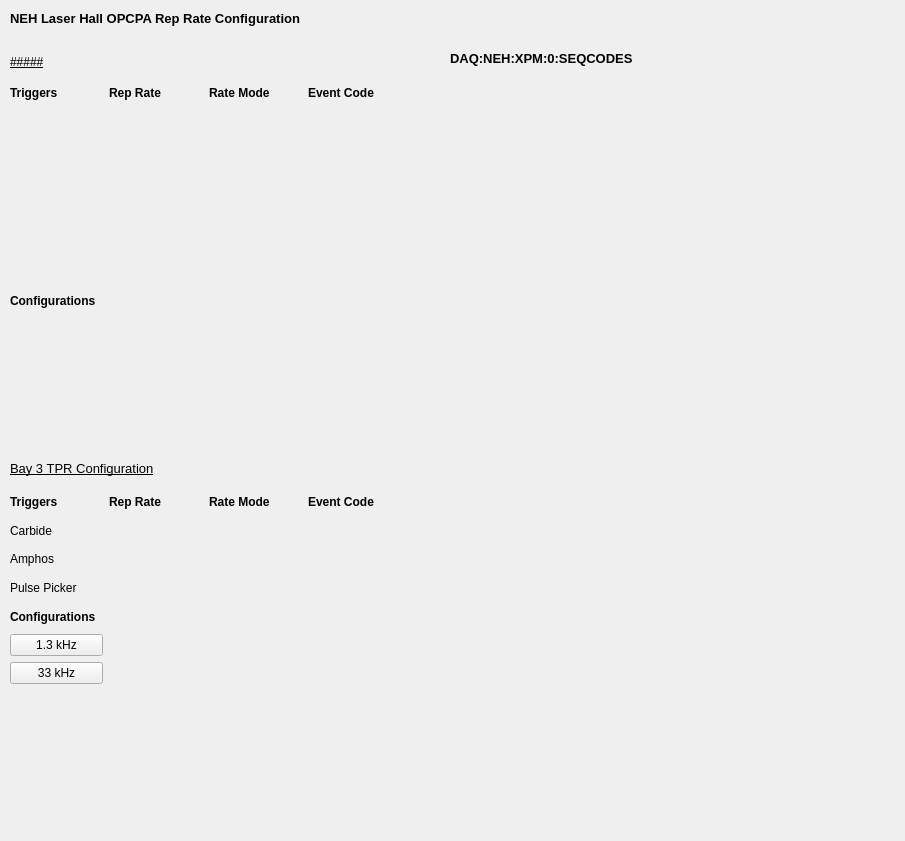
<?xml version="1.0" encoding="UTF-8"?>
<ui version="4.0">
 <class>Form</class>
 <widget class="QWidget" name="Form">
  <property name="geometry">
   <rect>
    <x>0</x>
    <y>0</y>
    <width>905</width>
    <height>841</height>
   </rect>
  </property>
  <property name="windowTitle">
   <string>Form</string>
  </property>
  <widget class="PyDMNTTable" name="PyDMNTTable">
   <property name="geometry">
    <rect>
     <x>430</x>
     <y>70</y>
     <width>461</width>
     <height>531</height>
    </rect>
   </property>
   <property name="toolTip">
    <string/>
   </property>
   <property name="alarmSensitiveContent" stdset="0">
    <bool>false</bool>
   </property>
   <property name="alarmSensitiveBorder" stdset="0">
    <bool>true</bool>
   </property>
   <property name="PyDMToolTip" stdset="0">
    <string/>
   </property>
   <property name="monitorDisp" stdset="0">
    <bool>false</bool>
   </property>
   <property name="channel" stdset="0">
    <string>pva://DAQ:NEH:XPM:0:SEQCODES</string>
   </property>
   <property name="readOnly" stdset="0">
    <bool>true</bool>
   </property>
  </widget>
  <widget class="QLabel" name="label">
   <property name="geometry">
    <rect>
     <x>450</x>
     <y>50</y>
     <width>241</width>
     <height>16</height>
    </rect>
   </property>
   <property name="font">
    <font>
     <pointsize>10</pointsize>
     <weight>75</weight>
     <bold>true</bold>
    </font>
   </property>
   <property name="text">
    <string>DAQ:NEH:XPM:0:SEQCODES</string>
   </property>
  </widget>
  <widget class="QWidget" name="gridLayoutWidget">
   <property name="geometry">
    <rect>
     <x>10</x>
     <y>80</y>
     <width>391</width>
     <height>121</height>
    </rect>
   </property>
   <layout class="QGridLayout" name="laser1_trig_layout">
    <item row="2" column="1">
     <widget class="PyDMLabel" name="laser1_ch2_RATE">
      <property name="toolTip">
       <string/>
      </property>
      <property name="precision" stdset="0">
       <number>0</number>
      </property>
      <property name="showUnits" stdset="0">
       <bool>false</bool>
      </property>
      <property name="precisionFromPV" stdset="0">
       <bool>true</bool>
      </property>
      <property name="alarmSensitiveContent" stdset="0">
       <bool>false</bool>
      </property>
      <property name="alarmSensitiveBorder" stdset="0">
       <bool>true</bool>
      </property>
      <property name="PyDMToolTip" stdset="0">
       <string/>
      </property>
      <property name="channel" stdset="0">
       <string/>
      </property>
      <property name="enableRichText" stdset="0">
       <bool>false</bool>
      </property>
     </widget>
    </item>
    <item row="0" column="3">
     <widget class="QLabel" name="label_8">
      <property name="font">
       <font>
        <weight>75</weight>
        <bold>true</bold>
       </font>
      </property>
      <property name="text">
       <string>Event Code</string>
      </property>
     </widget>
    </item>
    <item row="2" column="3">
     <widget class="PyDMLabel" name="laser1_ch2_SEQCODE">
      <property name="toolTip">
       <string/>
      </property>
      <property name="precision" stdset="0">
       <number>0</number>
      </property>
      <property name="showUnits" stdset="0">
       <bool>false</bool>
      </property>
      <property name="precisionFromPV" stdset="0">
       <bool>true</bool>
      </property>
      <property name="alarmSensitiveContent" stdset="0">
       <bool>false</bool>
      </property>
      <property name="alarmSensitiveBorder" stdset="0">
       <bool>true</bool>
      </property>
      <property name="PyDMToolTip" stdset="0">
       <string/>
      </property>
      <property name="channel" stdset="0">
       <string/>
      </property>
      <property name="enableRichText" stdset="0">
       <bool>false</bool>
      </property>
     </widget>
    </item>
    <item row="1" column="1">
     <widget class="PyDMLabel" name="laser1_ch1_RATE">
      <property name="toolTip">
       <string/>
      </property>
      <property name="precision" stdset="0">
       <number>0</number>
      </property>
      <property name="showUnits" stdset="0">
       <bool>false</bool>
      </property>
      <property name="precisionFromPV" stdset="0">
       <bool>true</bool>
      </property>
      <property name="alarmSensitiveContent" stdset="0">
       <bool>false</bool>
      </property>
      <property name="alarmSensitiveBorder" stdset="0">
       <bool>true</bool>
      </property>
      <property name="PyDMToolTip" stdset="0">
       <string/>
      </property>
      <property name="channel" stdset="0">
       <string/>
      </property>
      <property name="enableRichText" stdset="0">
       <bool>false</bool>
      </property>
     </widget>
    </item>
    <item row="1" column="3">
     <widget class="PyDMLabel" name="laser1_ch1_SEQCODE">
      <property name="toolTip">
       <string/>
      </property>
      <property name="precision" stdset="0">
       <number>0</number>
      </property>
      <property name="showUnits" stdset="0">
       <bool>false</bool>
      </property>
      <property name="precisionFromPV" stdset="0">
       <bool>true</bool>
      </property>
      <property name="alarmSensitiveContent" stdset="0">
       <bool>false</bool>
      </property>
      <property name="alarmSensitiveBorder" stdset="0">
       <bool>true</bool>
      </property>
      <property name="PyDMToolTip" stdset="0">
       <string/>
      </property>
      <property name="channel" stdset="0">
       <string/>
      </property>
      <property name="enableRichText" stdset="0">
       <bool>false</bool>
      </property>
     </widget>
    </item>
    <item row="0" column="0">
     <widget class="QLabel" name="label_14">
      <property name="font">
       <font>
        <weight>75</weight>
        <bold>true</bold>
       </font>
      </property>
      <property name="text">
       <string>Triggers</string>
      </property>
     </widget>
    </item>
    <item row="3" column="3">
     <widget class="PyDMLabel" name="laser1_ch3_SEQCODE">
      <property name="toolTip">
       <string/>
      </property>
      <property name="precision" stdset="0">
       <number>0</number>
      </property>
      <property name="showUnits" stdset="0">
       <bool>false</bool>
      </property>
      <property name="precisionFromPV" stdset="0">
       <bool>true</bool>
      </property>
      <property name="alarmSensitiveContent" stdset="0">
       <bool>false</bool>
      </property>
      <property name="alarmSensitiveBorder" stdset="0">
       <bool>true</bool>
      </property>
      <property name="PyDMToolTip" stdset="0">
       <string/>
      </property>
      <property name="channel" stdset="0">
       <string/>
      </property>
      <property name="enableRichText" stdset="0">
       <bool>false</bool>
      </property>
     </widget>
    </item>
    <item row="3" column="1">
     <widget class="PyDMLabel" name="laser1_ch3_RATE">
      <property name="toolTip">
       <string/>
      </property>
      <property name="precision" stdset="0">
       <number>0</number>
      </property>
      <property name="showUnits" stdset="0">
       <bool>false</bool>
      </property>
      <property name="precisionFromPV" stdset="0">
       <bool>true</bool>
      </property>
      <property name="alarmSensitiveContent" stdset="0">
       <bool>false</bool>
      </property>
      <property name="alarmSensitiveBorder" stdset="0">
       <bool>true</bool>
      </property>
      <property name="PyDMToolTip" stdset="0">
       <string/>
      </property>
      <property name="channel" stdset="0">
       <string/>
      </property>
      <property name="enableRichText" stdset="0">
       <bool>false</bool>
      </property>
     </widget>
    </item>
    <item row="0" column="1">
     <widget class="QLabel" name="label_3">
      <property name="font">
       <font>
        <weight>75</weight>
        <bold>true</bold>
       </font>
      </property>
      <property name="text">
       <string>Rep Rate</string>
      </property>
     </widget>
    </item>
    <item row="0" column="2">
     <widget class="QLabel" name="label_20">
      <property name="font">
       <font>
        <weight>75</weight>
        <bold>true</bold>
       </font>
      </property>
      <property name="text">
       <string>Rate Mode</string>
      </property>
     </widget>
    </item>
    <item row="1" column="2">
     <widget class="PyDMLabel" name="laser1_ch1_RATEMODE">
      <property name="toolTip">
       <string/>
      </property>
      <property name="precision" stdset="0">
       <number>0</number>
      </property>
      <property name="showUnits" stdset="0">
       <bool>false</bool>
      </property>
      <property name="precisionFromPV" stdset="0">
       <bool>true</bool>
      </property>
      <property name="alarmSensitiveContent" stdset="0">
       <bool>false</bool>
      </property>
      <property name="alarmSensitiveBorder" stdset="0">
       <bool>true</bool>
      </property>
      <property name="PyDMToolTip" stdset="0">
       <string/>
      </property>
      <property name="channel" stdset="0">
       <string/>
      </property>
      <property name="enableRichText" stdset="0">
       <bool>false</bool>
      </property>
     </widget>
    </item>
    <item row="2" column="2">
     <widget class="PyDMLabel" name="laser1_ch2_RATEMODE">
      <property name="toolTip">
       <string/>
      </property>
      <property name="precision" stdset="0">
       <number>0</number>
      </property>
      <property name="showUnits" stdset="0">
       <bool>false</bool>
      </property>
      <property name="precisionFromPV" stdset="0">
       <bool>true</bool>
      </property>
      <property name="alarmSensitiveContent" stdset="0">
       <bool>false</bool>
      </property>
      <property name="alarmSensitiveBorder" stdset="0">
       <bool>true</bool>
      </property>
      <property name="PyDMToolTip" stdset="0">
       <string/>
      </property>
      <property name="channel" stdset="0">
       <string/>
      </property>
      <property name="enableRichText" stdset="0">
       <bool>false</bool>
      </property>
     </widget>
    </item>
    <item row="3" column="2">
     <widget class="PyDMLabel" name="laser1_ch3_RATEMODE">
      <property name="toolTip">
       <string/>
      </property>
      <property name="precision" stdset="0">
       <number>0</number>
      </property>
      <property name="showUnits" stdset="0">
       <bool>false</bool>
      </property>
      <property name="precisionFromPV" stdset="0">
       <bool>true</bool>
      </property>
      <property name="alarmSensitiveContent" stdset="0">
       <bool>false</bool>
      </property>
      <property name="alarmSensitiveBorder" stdset="0">
       <bool>true</bool>
      </property>
      <property name="PyDMToolTip" stdset="0">
       <string/>
      </property>
      <property name="channel" stdset="0">
       <string/>
      </property>
      <property name="enableRichText" stdset="0">
       <bool>false</bool>
      </property>
     </widget>
    </item>
    <item row="1" column="0">
     <widget class="PyDMLabel" name="laser1_ch1_DESC">
      <property name="toolTip">
       <string/>
      </property>
      <property name="text">
       <string/>
      </property>
     </widget>
    </item>
    <item row="2" column="0">
     <widget class="PyDMLabel" name="laser1_ch2_DESC">
      <property name="toolTip">
       <string/>
      </property>
      <property name="text">
       <string/>
      </property>
     </widget>
    </item>
    <item row="3" column="0">
     <widget class="PyDMLabel" name="laser1_ch3_DESC">
      <property name="toolTip">
       <string/>
      </property>
      <property name="text">
       <string/>
      </property>
     </widget>
    </item>
   </layout>
  </widget>
  <widget class="QLabel" name="label_7">
   <property name="geometry">
    <rect>
     <x>10</x>
     <y>460</y>
     <width>241</width>
     <height>16</height>
    </rect>
   </property>
   <property name="font">
    <font>
     <pointsize>10</pointsize>
     <weight>50</weight>
     <bold>false</bold>
     <underline>true</underline>
    </font>
   </property>
   <property name="text">
    <string>Bay 3 TPR Configuration</string>
   </property>
  </widget>
  <widget class="PyDMDrawingLine" name="PyDMDrawingLine">
   <property name="geometry">
    <rect>
     <x>410</x>
     <y>50</y>
     <width>21</width>
     <height>641</height>
    </rect>
   </property>
   <property name="toolTip">
    <string/>
   </property>
   <property name="rotation" stdset="0">
    <double>90.000000000000000</double>
   </property>
  </widget>
  <widget class="PyDMDrawingLine" name="PyDMDrawingLine_2">
   <property name="geometry">
    <rect>
     <x>10</x>
     <y>20</y>
     <width>881</width>
     <height>31</height>
    </rect>
   </property>
   <property name="toolTip">
    <string/>
   </property>
  </widget>
  <widget class="QLabel" name="label_10">
   <property name="geometry">
    <rect>
     <x>10</x>
     <y>10</y>
     <width>361</width>
     <height>16</height>
    </rect>
   </property>
   <property name="font">
    <font>
     <pointsize>10</pointsize>
     <weight>75</weight>
     <bold>true</bold>
     <underline>false</underline>
    </font>
   </property>
   <property name="text">
    <string>NEH Laser Hall OPCPA Rep Rate Configuration</string>
   </property>
  </widget>
  <widget class="PyDMDrawingLine" name="PyDMDrawingLine_3">
   <property name="geometry">
    <rect>
     <x>10</x>
     <y>360</y>
     <width>391</width>
     <height>21</height>
    </rect>
   </property>
   <property name="toolTip">
    <string/>
   </property>
  </widget>
  <widget class="QWidget" name="gridLayoutWidget_2">
   <property name="geometry">
    <rect>
     <x>10</x>
     <y>490</y>
     <width>391</width>
     <height>194</height>
    </rect>
   </property>
   <layout class="QGridLayout" name="gridLayout_2">
    <item row="3" column="0">
     <widget class="QLabel" name="label_16">
      <property name="font">
       <font>
        <weight>50</weight>
        <bold>false</bold>
       </font>
      </property>
      <property name="text">
       <string>Pulse Picker</string>
      </property>
     </widget>
    </item>
    <item row="3" column="1">
     <widget class="PyDMLabel" name="PyDMLabel_10">
      <property name="toolTip">
       <string/>
      </property>
      <property name="precision" stdset="0">
       <number>1</number>
      </property>
      <property name="showUnits" stdset="0">
       <bool>false</bool>
      </property>
      <property name="precisionFromPV" stdset="0">
       <bool>true</bool>
      </property>
      <property name="alarmSensitiveContent" stdset="0">
       <bool>false</bool>
      </property>
      <property name="alarmSensitiveBorder" stdset="0">
       <bool>true</bool>
      </property>
      <property name="PyDMToolTip" stdset="0">
       <string/>
      </property>
      <property name="channel" stdset="0">
       <string>ca://LAS:LHN:TPR:01:CH05_RATE</string>
      </property>
      <property name="enableRichText" stdset="0">
       <bool>false</bool>
      </property>
     </widget>
    </item>
    <item row="0" column="0">
     <widget class="QLabel" name="label_18">
      <property name="font">
       <font>
        <weight>75</weight>
        <bold>true</bold>
       </font>
      </property>
      <property name="text">
       <string>Triggers</string>
      </property>
     </widget>
    </item>
    <item row="6" column="0">
     <widget class="PyDMShellCommand" name="PyDMShellCommand_3">
      <property name="toolTip">
       <string/>
      </property>
      <property name="text">
       <string>1.3 kHz</string>
      </property>
      <property name="alarmSensitiveContent" stdset="0">
       <bool>false</bool>
      </property>
      <property name="alarmSensitiveBorder" stdset="0">
       <bool>true</bool>
      </property>
      <property name="PyDMToolTip" stdset="0">
       <string>1.3 kHz</string>
      </property>
      <property name="channel" stdset="0">
       <string/>
      </property>
      <property name="showConfirmDialog" stdset="0">
       <bool>true</bool>
      </property>
      <property name="confirmMessage" stdset="0">
       <string>Are you sure you want to proceed?</string>
      </property>
      <property name="environmentVariables" stdset="0">
       <string/>
      </property>
      <property name="showIcon" stdset="0">
       <bool>true</bool>
      </property>
      <property name="redirectCommandOutput" stdset="0">
       <bool>false</bool>
      </property>
      <property name="allowMultipleExecutions" stdset="0">
       <bool>false</bool>
      </property>
      <property name="titles" stdset="0">
       <stringlist/>
      </property>
      <property name="commands" stdset="0">
       <stringlist/>
      </property>
      <property name="passwordProtected" stdset="0">
       <bool>false</bool>
      </property>
      <property name="password" stdset="0">
       <string/>
      </property>
      <property name="protectedPassword" stdset="0">
       <string/>
      </property>
     </widget>
    </item>
    <item row="1" column="0">
     <widget class="QLabel" name="label_17">
      <property name="font">
       <font>
        <weight>50</weight>
        <bold>false</bold>
       </font>
      </property>
      <property name="text">
       <string>Carbide</string>
      </property>
     </widget>
    </item>
    <item row="7" column="0">
     <widget class="PyDMShellCommand" name="PyDMShellCommand_4">
      <property name="toolTip">
       <string/>
      </property>
      <property name="text">
       <string>33 kHz</string>
      </property>
      <property name="alarmSensitiveContent" stdset="0">
       <bool>false</bool>
      </property>
      <property name="alarmSensitiveBorder" stdset="0">
       <bool>true</bool>
      </property>
      <property name="PyDMToolTip" stdset="0">
       <string>33 kHz</string>
      </property>
      <property name="channel" stdset="0">
       <string/>
      </property>
      <property name="showConfirmDialog" stdset="0">
       <bool>true</bool>
      </property>
      <property name="confirmMessage" stdset="0">
       <string>Are you sure you want to proceed?</string>
      </property>
      <property name="environmentVariables" stdset="0">
       <string/>
      </property>
      <property name="showIcon" stdset="0">
       <bool>true</bool>
      </property>
      <property name="redirectCommandOutput" stdset="0">
       <bool>false</bool>
      </property>
      <property name="allowMultipleExecutions" stdset="0">
       <bool>false</bool>
      </property>
      <property name="titles" stdset="0">
       <stringlist/>
      </property>
      <property name="commands" stdset="0">
       <stringlist/>
      </property>
      <property name="passwordProtected" stdset="0">
       <bool>false</bool>
      </property>
      <property name="password" stdset="0">
       <string/>
      </property>
      <property name="protectedPassword" stdset="0">
       <string/>
      </property>
     </widget>
    </item>
    <item row="1" column="3">
     <widget class="PyDMLabel" name="PyDMLabel_4">
      <property name="toolTip">
       <string/>
      </property>
      <property name="precision" stdset="0">
       <number>0</number>
      </property>
      <property name="showUnits" stdset="0">
       <bool>false</bool>
      </property>
      <property name="precisionFromPV" stdset="0">
       <bool>true</bool>
      </property>
      <property name="alarmSensitiveContent" stdset="0">
       <bool>false</bool>
      </property>
      <property name="alarmSensitiveBorder" stdset="0">
       <bool>true</bool>
      </property>
      <property name="PyDMToolTip" stdset="0">
       <string/>
      </property>
      <property name="channel" stdset="0">
       <string>ca://LAS:LHN:TPR:01:CH03_SEQCODE</string>
      </property>
      <property name="enableRichText" stdset="0">
       <bool>false</bool>
      </property>
     </widget>
    </item>
    <item row="0" column="3">
     <widget class="QLabel" name="label_9">
      <property name="font">
       <font>
        <weight>75</weight>
        <bold>true</bold>
       </font>
      </property>
      <property name="text">
       <string>Event Code</string>
      </property>
     </widget>
    </item>
    <item row="1" column="1">
     <widget class="PyDMLabel" name="PyDMLabel_9">
      <property name="toolTip">
       <string/>
      </property>
      <property name="precision" stdset="0">
       <number>1</number>
      </property>
      <property name="showUnits" stdset="0">
       <bool>false</bool>
      </property>
      <property name="precisionFromPV" stdset="0">
       <bool>true</bool>
      </property>
      <property name="alarmSensitiveContent" stdset="0">
       <bool>false</bool>
      </property>
      <property name="alarmSensitiveBorder" stdset="0">
       <bool>true</bool>
      </property>
      <property name="PyDMToolTip" stdset="0">
       <string/>
      </property>
      <property name="channel" stdset="0">
       <string>ca://LAS:LHN:TPR:01:CH03_RATE</string>
      </property>
      <property name="enableRichText" stdset="0">
       <bool>false</bool>
      </property>
     </widget>
    </item>
    <item row="0" column="1">
     <widget class="QLabel" name="label_6">
      <property name="font">
       <font>
        <weight>75</weight>
        <bold>true</bold>
       </font>
      </property>
      <property name="text">
       <string>Rep Rate</string>
      </property>
     </widget>
    </item>
    <item row="2" column="3">
     <widget class="PyDMLabel" name="PyDMLabel_11">
      <property name="toolTip">
       <string/>
      </property>
      <property name="precision" stdset="0">
       <number>0</number>
      </property>
      <property name="showUnits" stdset="0">
       <bool>false</bool>
      </property>
      <property name="precisionFromPV" stdset="0">
       <bool>true</bool>
      </property>
      <property name="alarmSensitiveContent" stdset="0">
       <bool>false</bool>
      </property>
      <property name="alarmSensitiveBorder" stdset="0">
       <bool>true</bool>
      </property>
      <property name="PyDMToolTip" stdset="0">
       <string/>
      </property>
      <property name="channel" stdset="0">
       <string>ca://LAS:LHN:TPR:01:CH04_SEQCODE</string>
      </property>
      <property name="enableRichText" stdset="0">
       <bool>false</bool>
      </property>
     </widget>
    </item>
    <item row="2" column="0">
     <widget class="QLabel" name="label_15">
      <property name="font">
       <font>
        <weight>50</weight>
        <bold>false</bold>
       </font>
      </property>
      <property name="text">
       <string>Amphos</string>
      </property>
     </widget>
    </item>
    <item row="2" column="1">
     <widget class="PyDMLabel" name="PyDMLabel_2">
      <property name="toolTip">
       <string/>
      </property>
      <property name="precision" stdset="0">
       <number>1</number>
      </property>
      <property name="showUnits" stdset="0">
       <bool>false</bool>
      </property>
      <property name="precisionFromPV" stdset="0">
       <bool>true</bool>
      </property>
      <property name="alarmSensitiveContent" stdset="0">
       <bool>false</bool>
      </property>
      <property name="alarmSensitiveBorder" stdset="0">
       <bool>true</bool>
      </property>
      <property name="PyDMToolTip" stdset="0">
       <string/>
      </property>
      <property name="channel" stdset="0">
       <string>ca://LAS:LHN:TPR:01:CH04_RATE</string>
      </property>
      <property name="enableRichText" stdset="0">
       <bool>false</bool>
      </property>
     </widget>
    </item>
    <item row="3" column="3">
     <widget class="PyDMLabel" name="PyDMLabel_12">
      <property name="toolTip">
       <string/>
      </property>
      <property name="precision" stdset="0">
       <number>0</number>
      </property>
      <property name="showUnits" stdset="0">
       <bool>false</bool>
      </property>
      <property name="precisionFromPV" stdset="0">
       <bool>true</bool>
      </property>
      <property name="alarmSensitiveContent" stdset="0">
       <bool>false</bool>
      </property>
      <property name="alarmSensitiveBorder" stdset="0">
       <bool>true</bool>
      </property>
      <property name="PyDMToolTip" stdset="0">
       <string/>
      </property>
      <property name="channel" stdset="0">
       <string>ca://LAS:LHN:TPR:01:CH05_SEQCODE</string>
      </property>
      <property name="enableRichText" stdset="0">
       <bool>false</bool>
      </property>
     </widget>
    </item>
    <item row="5" column="0">
     <widget class="QLabel" name="label_5">
      <property name="font">
       <font>
        <weight>75</weight>
        <bold>true</bold>
        <underline>false</underline>
       </font>
      </property>
      <property name="text">
       <string>Configurations</string>
      </property>
     </widget>
    </item>
    <item row="0" column="2">
     <widget class="QLabel" name="label_19">
      <property name="font">
       <font>
        <weight>75</weight>
        <bold>true</bold>
       </font>
      </property>
      <property name="text">
       <string>Rate Mode</string>
      </property>
     </widget>
    </item>
    <item row="1" column="2">
     <widget class="PyDMLabel" name="PyDMLabel_13">
      <property name="toolTip">
       <string/>
      </property>
      <property name="precision" stdset="0">
       <number>0</number>
      </property>
      <property name="showUnits" stdset="0">
       <bool>false</bool>
      </property>
      <property name="precisionFromPV" stdset="0">
       <bool>true</bool>
      </property>
      <property name="alarmSensitiveContent" stdset="0">
       <bool>false</bool>
      </property>
      <property name="alarmSensitiveBorder" stdset="0">
       <bool>true</bool>
      </property>
      <property name="PyDMToolTip" stdset="0">
       <string/>
      </property>
      <property name="channel" stdset="0">
       <string>ca://LAS:LHN:TPR:01:CH03_RATEMODE</string>
      </property>
      <property name="enableRichText" stdset="0">
       <bool>false</bool>
      </property>
     </widget>
    </item>
    <item row="2" column="2">
     <widget class="PyDMLabel" name="PyDMLabel_14">
      <property name="toolTip">
       <string/>
      </property>
      <property name="precision" stdset="0">
       <number>0</number>
      </property>
      <property name="showUnits" stdset="0">
       <bool>false</bool>
      </property>
      <property name="precisionFromPV" stdset="0">
       <bool>true</bool>
      </property>
      <property name="alarmSensitiveContent" stdset="0">
       <bool>false</bool>
      </property>
      <property name="alarmSensitiveBorder" stdset="0">
       <bool>true</bool>
      </property>
      <property name="PyDMToolTip" stdset="0">
       <string/>
      </property>
      <property name="channel" stdset="0">
       <string>ca://LAS:LHN:TPR:01:CH04_RATEMODE</string>
      </property>
      <property name="enableRichText" stdset="0">
       <bool>false</bool>
      </property>
     </widget>
    </item>
    <item row="3" column="2">
     <widget class="PyDMLabel" name="PyDMLabel_15">
      <property name="toolTip">
       <string/>
      </property>
      <property name="precision" stdset="0">
       <number>0</number>
      </property>
      <property name="showUnits" stdset="0">
       <bool>false</bool>
      </property>
      <property name="precisionFromPV" stdset="0">
       <bool>true</bool>
      </property>
      <property name="alarmSensitiveContent" stdset="0">
       <bool>false</bool>
      </property>
      <property name="alarmSensitiveBorder" stdset="0">
       <bool>true</bool>
      </property>
      <property name="PyDMToolTip" stdset="0">
       <string/>
      </property>
      <property name="channel" stdset="0">
       <string>ca://LAS:LHN:TPR:01:CH05_RATEMODE</string>
      </property>
      <property name="enableRichText" stdset="0">
       <bool>false</bool>
      </property>
     </widget>
    </item>
   </layout>
  </widget>
  <widget class="PyDMLabel" name="laser1_desc">
   <property name="geometry">
    <rect>
     <x>10</x>
     <y>50</y>
     <width>391</width>
     <height>23</height>
    </rect>
   </property>
   <property name="font">
    <font>
     <underline>true</underline>
    </font>
   </property>
   <property name="toolTip">
    <string/>
   </property>
   <property name="text">
    <string>#####</string>
   </property>
  </widget>
  <widget class="QWidget" name="gridLayoutWidget_3">
   <property name="geometry">
    <rect>
     <x>10</x>
     <y>240</y>
     <width>391</width>
     <height>121</height>
    </rect>
   </property>
   <layout class="QGridLayout" name="laser1_config_layout">
    <item row="0" column="0">
     <widget class="QLabel" name="label_4">
      <property name="font">
       <font>
        <weight>75</weight>
        <bold>true</bold>
        <underline>false</underline>
       </font>
      </property>
      <property name="text">
       <string>Configurations</string>
      </property>
     </widget>
    </item>
   </layout>
  </widget>
 </widget>
 <customwidgets>
  <customwidget>
   <class>PyDMNTTable</class>
   <extends>QWidget</extends>
   <header>pydm.widgets.nt_table</header>
  </customwidget>
  <customwidget>
   <class>PyDMLabel</class>
   <extends>QLabel</extends>
   <header>pydm.widgets.label</header>
  </customwidget>
  <customwidget>
   <class>PyDMDrawingLine</class>
   <extends>QWidget</extends>
   <header>pydm.widgets.drawing</header>
  </customwidget>
  <customwidget>
   <class>PyDMShellCommand</class>
   <extends>QPushButton</extends>
   <header>pydm.widgets.shell_command</header>
  </customwidget>
 </customwidgets>
 <resources/>
 <connections/>
</ui>
